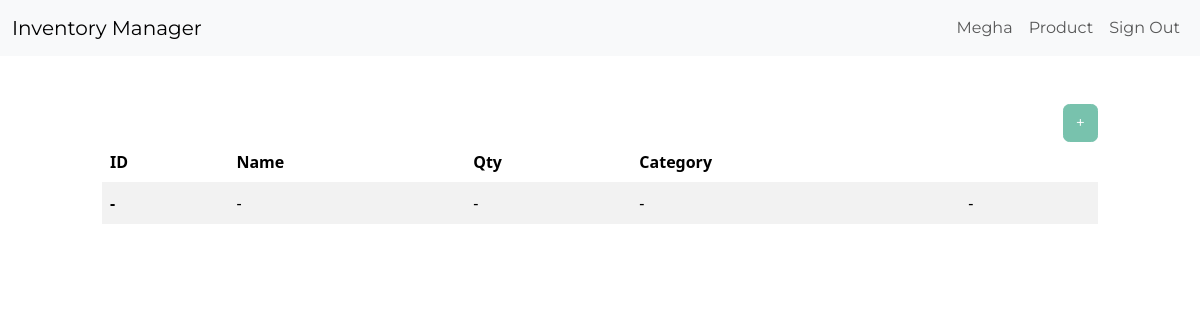
Before: /dashboard/ (signed in) with the older database file.
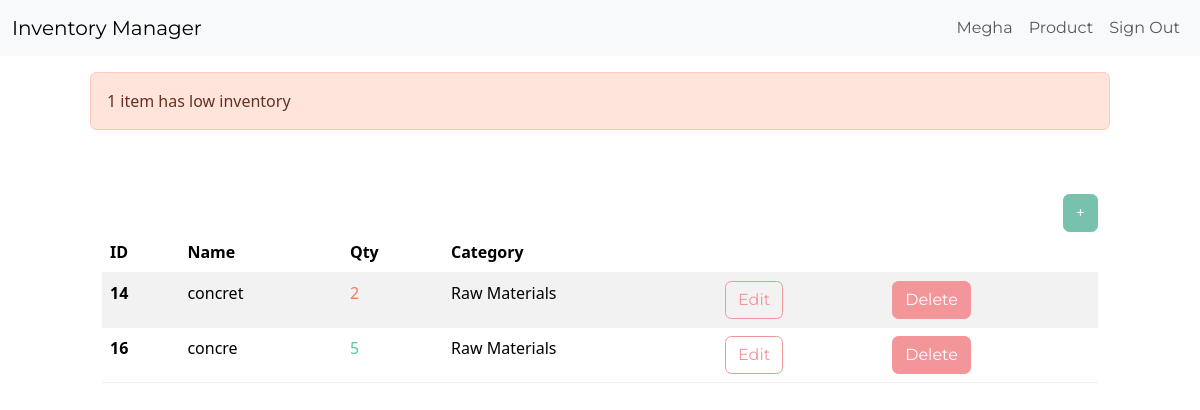
After: the same page with the newer database file.
### inventory/models.py (models this page shows, shortened)
class InventoryItem(models.Model):
	name = models.CharField(max_length=200, unique=True)
	quantity = models.IntegerField(validators=[MinValueValidator(1)])
	category = models.ForeignKey('Category', on_delete=models.SET_NULL, blank=True, null=True)
	date_created = models.DateTimeField(auto_now_add=True)
	user = models.ForeignKey(User, on_delete=models.CASCADE)

class Category(models.Model):
	name = models.CharField(max_length=200)
	class Meta:
		verbose_name_plural = 'categories'

### inventory/views.py (the view)
# urls.py: path('dashboard/', Dashboard.as_view(), name='dashboard'),
class Dashboard(LoginRequiredMixin, View):
	def get(self, request):
		items = InventoryItem.objects.filter(user=self.request.user.id).order_by('id')
		low_inventory = InventoryItem.objects.filter(
			user=self.request.user.id,
			quantity__lte=LOW_QUANTITY
		)
		if low_inventory.count() > 0:
			if low_inventory.count() > 1:
				messages.error(request, f'{low_inventory.count()} items have low inventory')
			else:
				messages.error(request, f'{low_inventory.count()} item has low inventory')
		low_inventory_ids = InventoryItem.objects.filter(
			user=self.request.user.id,
			quantity__lte=LOW_QUANTITY
		).values_list('id', flat=True)
		return render(request, 'inventory/dashboard.html', {'items': items, 'low_inventory_ids': low_inventory_ids})

### inventory/templates/inventory/dashboard.html (shortened to what this page needs)
{% extends 'inventory/base.html' %}
{% block content %}
	{% if messages %}
		<div class="row mt-3">
			{% for message in messages %}
				{% if message.tags == 'error' %}
					<div class="col-md-10 col-12 mx-auto alert alert-danger">
						{{ message }}
					</div>
				{% else %}
					<div class="col-md-10 col-12 mx-auto alert alert-success">
						{{ message }}
					</div>
				{% endif %}
			{% endfor %}
		</div>
	{% endif %}
	<div class="row">
		<div class="col-md-10 col-12 mx-auto mt-5">
			<div class="d-flex justify-content-end">
				<a href="{% url 'add-item' %}" class="btn btn-primary">+</a>
			</div>
			<table class="table table-hover table-striped">
				<thead>
					<tr>
						<th scope="col">ID</th>
						<th scope="col">Name</th>
						<th scope="col">Qty</th>
						<th scope="col">Category</th>
						<th scope="col"></th>
						<th scope="col"></th>
					</tr>
				</thead>
				<tbody>
					{% if items|length == 0 %}
					<tr>
						<th scope="row">-</th>
						<td>-</td>
						<td>-</td>
						<td>-</td>
						<td>-</td>
						<td></td>
					</tr>
					{% endif %}
					{% for item in items %}
					<tr>
						<th scope="row">{{ item.id }}</th>
						<td>{{ item.name }}</td>
						{% if item.id in low_inventory_ids %}
							<td class="text-danger">{{ item.quantity }}</td>
						{% else %}
							<td class="text-success">{{ item.quantity }}</td>
						{% endif %}
						<td>{{ item.category.name }}</td>
						<td><a href="{% url 'edit-item' item.id %}" class="btn btn-outline-secondary">Edit</a></td>
						<td><a href="{% url 'delete-item' item.id %}" class="btn btn-secondary">Delete</a></td>
					</tr>
					{% endfor %}
				</tbody>
			</table>
		</div>
	</div>
{% endblock content %}

### inventory/templates/inventory/base.html (shortened to what this page needs)
<!DOCTYPE html>
<html lang="en">
<head>
	<link href="https://bootswatch.com/5/minty/bootstrap.min.css" rel="stylesheet">
</head>
<body>
	{% include 'inventory/navigation.html' %}
	{% block content %}
	{% endblock content %}
</body>
</html>

### inventory/templates/inventory/navigation.html (shortened to what this page needs)
<nav class="navbar navbar-expand-lg bg-light">
	<div class="container-fluid">
		<a class="navbar-brand" href="{% url 'index' %}">Inventory Manager</a>
		<div class="collapse navbar-collapse justify-content-end" id="navbarNav">
			<ul class="navbar-nav">
				{% if user.is_authenticated %}
					<li class="nav-item">
						<a class="nav-link" href="#">{{ user.username }}</a>
					</li>
					<li class="nav-item">
						<a class="nav-link" href="{% url 'product-reports' %}">Product</a>
					</li>
					<li class="nav-item">
						<a class="nav-link" href="{% url 'logout' %}">Sign Out</a>
					</li>
				{% endif %}
			</ul>
		</div>
	</div>
</nav>

Changed rows visible on the page:
added InventoryItem: id "14", name "concret", quantity "2", category.name "Raw Materials"
added InventoryItem: id "16", name "concre", quantity "5", category.name "Raw Materials"
Other visible differences:
new list line: "1 item has low inventory"
